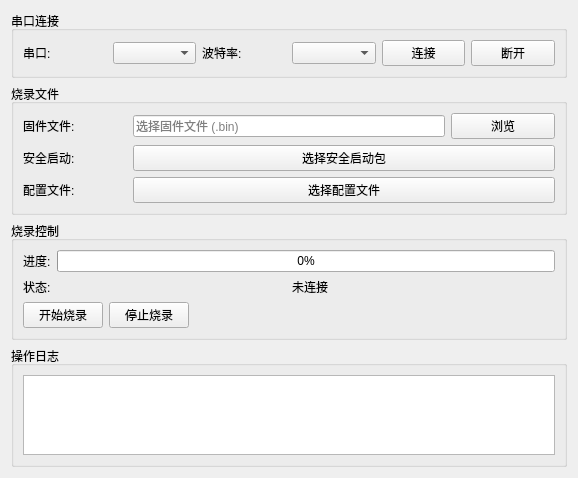
<?xml version="1.0" encoding="UTF-8"?>
<ui version="4.0">
 <class>Flash_MainWid</class>
 <widget class="QWidget" name="Flash_MainWid">
  <property name="geometry">
   <rect>
    <x>0</x>
    <y>0</y>
    <width>578</width>
    <height>478</height>
   </rect>
  </property>
  <property name="windowTitle">
   <string>MVP3 烧录工具</string>
  </property>
  <layout class="QVBoxLayout" name="verticalLayout">
   <item>
    <widget class="QGroupBox" name="connectionGroup">
     <property name="title">
      <string>串口连接</string>
     </property>
     <layout class="QGridLayout" name="connectionLayout">
      <item row="0" column="0">
       <widget class="QLabel" name="serialPortLabel">
        <property name="text">
         <string>串口:</string>
        </property>
       </widget>
      </item>
      <item row="0" column="1">
       <widget class="QComboBox" name="serialPortCombo"/>
      </item>
      <item row="0" column="2">
       <widget class="QLabel" name="baudRateLabel">
        <property name="text">
         <string>波特率:</string>
        </property>
       </widget>
      </item>
      <item row="0" column="3">
       <widget class="QComboBox" name="baudRateCombo"/>
      </item>
      <item row="0" column="4">
       <widget class="QPushButton" name="connectBtn">
        <property name="text">
         <string>连接</string>
        </property>
       </widget>
      </item>
      <item row="0" column="5">
       <widget class="QPushButton" name="disconnectBtn">
        <property name="text">
         <string>断开</string>
        </property>
       </widget>
      </item>
     </layout>
    </widget>
   </item>
   <item>
    <widget class="QGroupBox" name="fileGroup">
     <property name="title">
      <string>烧录文件</string>
     </property>
     <layout class="QGridLayout" name="fileLayout">
      <item row="0" column="0">
       <widget class="QLabel" name="firmwareLabel">
        <property name="text">
         <string>固件文件:</string>
        </property>
       </widget>
      </item>
      <item row="0" column="1" colspan="3">
       <widget class="QLineEdit" name="firmwarePathEdit">
        <property name="placeholderText">
         <string>选择固件文件 (.bin)</string>
        </property>
       </widget>
      </item>
      <item row="0" column="4">
       <widget class="QPushButton" name="selectFirmwareBtn">
        <property name="text">
         <string>浏览</string>
        </property>
       </widget>
      </item>
      <item row="1" column="0">
       <widget class="QLabel" name="secureBootLabel">
        <property name="text">
         <string>安全启动:</string>
        </property>
       </widget>
      </item>
      <item row="1" column="1" colspan="4">
       <widget class="QPushButton" name="selectSecureBootBtn">
        <property name="text">
         <string>选择安全启动包</string>
        </property>
       </widget>
      </item>
      <item row="2" column="0">
       <widget class="QLabel" name="configLabel">
        <property name="text">
         <string>配置文件:</string>
        </property>
       </widget>
      </item>
      <item row="2" column="1" colspan="4">
       <widget class="QPushButton" name="selectConfigBtn">
        <property name="text">
         <string>选择配置文件</string>
        </property>
       </widget>
      </item>
     </layout>
    </widget>
   </item>
   <item>
    <widget class="QGroupBox" name="controlGroup">
     <property name="title">
      <string>烧录控制</string>
     </property>
     <layout class="QVBoxLayout" name="controlLayout">
      <item>
       <layout class="QHBoxLayout" name="progressLayout">
        <item>
         <widget class="QLabel" name="progressLabel">
          <property name="text">
           <string>进度:</string>
          </property>
         </widget>
        </item>
        <item>
         <widget class="QProgressBar" name="progressBar">
          <property name="value">
           <number>0</number>
          </property>
         </widget>
        </item>
       </layout>
      </item>
      <item>
       <layout class="QHBoxLayout" name="statusLayout">
        <item>
         <widget class="QLabel" name="statusLabel">
          <property name="text">
           <string>状态:</string>
          </property>
         </widget>
        </item>
        <item>
         <widget class="QLabel" name="statusValueLabel">
          <property name="text">
           <string>未连接</string>
          </property>
         </widget>
        </item>
       </layout>
      </item>
      <item>
       <layout class="QHBoxLayout" name="buttonLayout">
        <item>
         <widget class="QPushButton" name="startBtn">
          <property name="text">
           <string>开始烧录</string>
          </property>
         </widget>
        </item>
        <item>
         <widget class="QPushButton" name="stopBtn">
          <property name="text">
           <string>停止烧录</string>
          </property>
         </widget>
        </item>
        <item>
         <spacer name="horizontalSpacer">
          <property name="orientation">
           <enum>Qt::Horizontal</enum>
          </property>
          <property name="sizeHint" stdset="0">
           <size>
            <width>40</width>
            <height>20</height>
           </size>
          </property>
         </spacer>
        </item>
       </layout>
      </item>
     </layout>
    </widget>
   </item>
   <item>
    <widget class="QGroupBox" name="logGroup">
     <property name="title">
      <string>操作日志</string>
     </property>
     <layout class="QVBoxLayout" name="logLayout">
      <item>
       <widget class="QTextEdit" name="logText">
        <property name="readOnly">
         <bool>true</bool>
        </property>
       </widget>
      </item>
     </layout>
    </widget>
   </item>
  </layout>
 </widget>
 <resources/>
 <connections/>
</ui>
